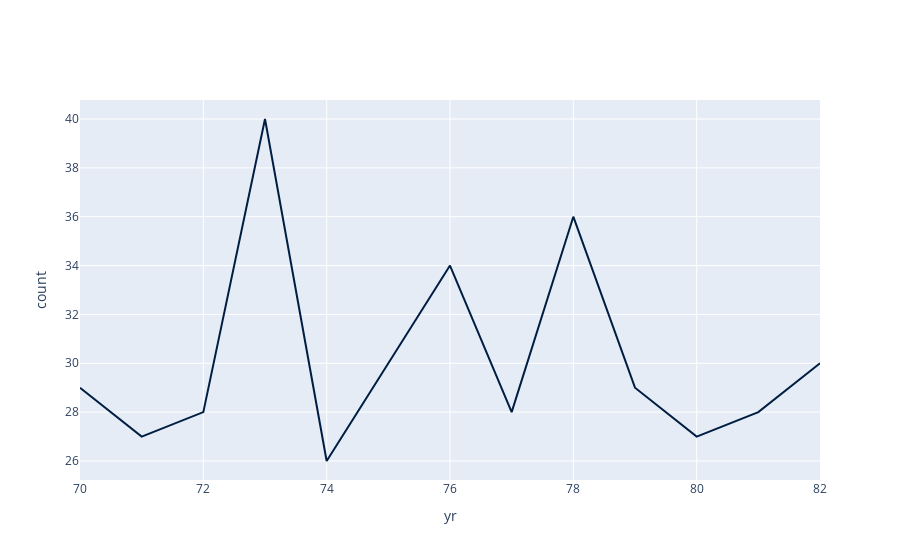

Notebook code for this chart:
### Markdown cell above
## Line Plots

### Code cell
t.group('yr').iplot('yr')

### Figure 1 — Plotly figure (JSON) as saved in the notebook; plotly's stock layout.template omitted (floating-point values rounded to 4 significant figures)
{"data": [{"line": {"color": "rgb(0,30,66)"}, "mode": "lines", "name": "count", "type": "scatter", "x": [70, 71, 72, 73, 74, 75, 76, 77, 78, 79, 80, 81, 82], "y": [29, 27, 28, 40, 26, 30, 34, 28, 36, 29, 27, 28, 30]}], "layout": {"xaxis": {"title": {"text": "yr"}}, "yaxis": {"title": {"text": "count"}}}}
